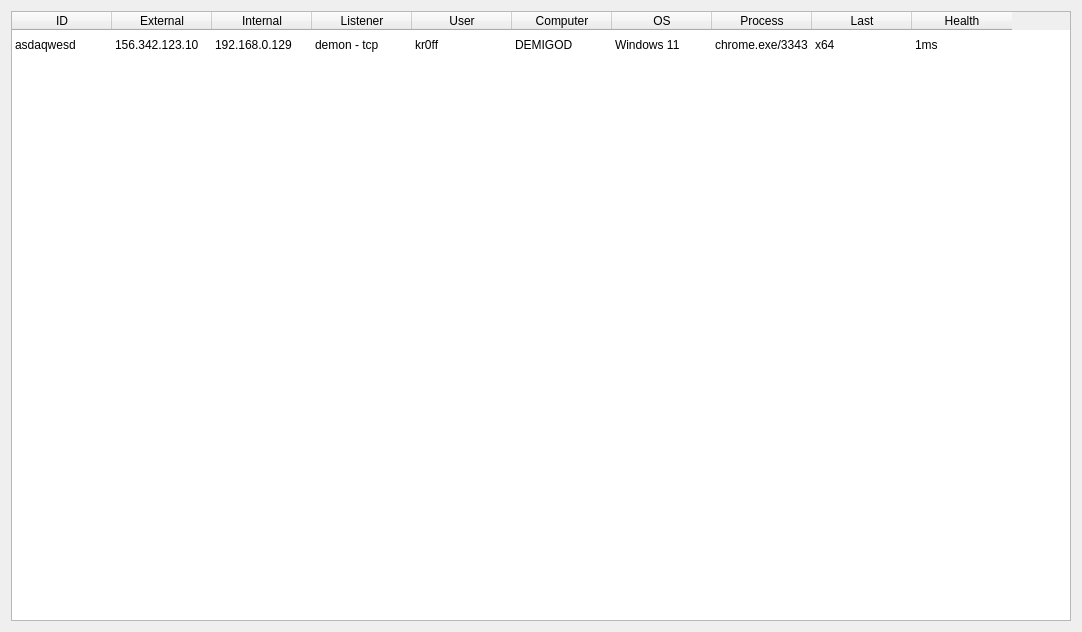
<?xml version="1.0" encoding="UTF-8"?>
<ui version="4.0">
 <class>Form</class>
 <widget class="QWidget" name="Form">
  <property name="geometry">
   <rect>
    <x>0</x>
    <y>0</y>
    <width>1082</width>
    <height>632</height>
   </rect>
  </property>
  <property name="windowTitle">
   <string>Form</string>
  </property>
  <layout class="QGridLayout" name="gridLayout">
   <item row="0" column="0">
    <widget class="QTableWidget" name="SessionTableWidget">
     <property name="enabled">
      <bool>true</bool>
     </property>
     <property name="showGrid">
      <bool>false</bool>
     </property>
     <property name="sortingEnabled">
      <bool>false</bool>
     </property>
     <property name="wordWrap">
      <bool>true</bool>
     </property>
     <property name="cornerButtonEnabled">
      <bool>true</bool>
     </property>
     <attribute name="horizontalHeaderVisible">
      <bool>true</bool>
     </attribute>
     <attribute name="horizontalHeaderCascadingSectionResizes">
      <bool>false</bool>
     </attribute>
     <attribute name="verticalHeaderVisible">
      <bool>false</bool>
     </attribute>
     <row>
      <property name="text">
       <string>0</string>
      </property>
     </row>
     <column>
      <property name="text">
       <string>ID</string>
      </property>
     </column>
     <column>
      <property name="text">
       <string>External</string>
      </property>
     </column>
     <column>
      <property name="text">
       <string>Internal</string>
      </property>
     </column>
     <column>
      <property name="text">
       <string>Listener</string>
      </property>
     </column>
     <column>
      <property name="text">
       <string>User</string>
      </property>
     </column>
     <column>
      <property name="text">
       <string>Computer</string>
      </property>
     </column>
     <column>
      <property name="text">
       <string>OS</string>
      </property>
     </column>
     <column>
      <property name="text">
       <string>Process</string>
      </property>
     </column>
     <column>
      <property name="text">
       <string>Last</string>
      </property>
     </column>
     <column>
      <property name="text">
       <string>Health</string>
      </property>
     </column>
     <item row="0" column="0">
      <property name="text">
       <string>asdaqwesd</string>
      </property>
     </item>
     <item row="0" column="1">
      <property name="text">
       <string>156.342.123.10</string>
      </property>
     </item>
     <item row="0" column="2">
      <property name="text">
       <string>192.168.0.129</string>
      </property>
     </item>
     <item row="0" column="3">
      <property name="text">
       <string>demon - tcp</string>
      </property>
     </item>
     <item row="0" column="4">
      <property name="text">
       <string>kr0ff</string>
      </property>
     </item>
     <item row="0" column="5">
      <property name="text">
       <string>DEMIGOD</string>
      </property>
     </item>
     <item row="0" column="6">
      <property name="text">
       <string>Windows 11</string>
      </property>
     </item>
     <item row="0" column="7">
      <property name="text">
       <string>chrome.exe/3343</string>
      </property>
     </item>
     <item row="0" column="8">
      <property name="text">
       <string>x64</string>
      </property>
     </item>
     <item row="0" column="9">
      <property name="text">
       <string>1ms</string>
      </property>
     </item>
    </widget>
   </item>
  </layout>
 </widget>
 <resources/>
 <connections/>
</ui>
